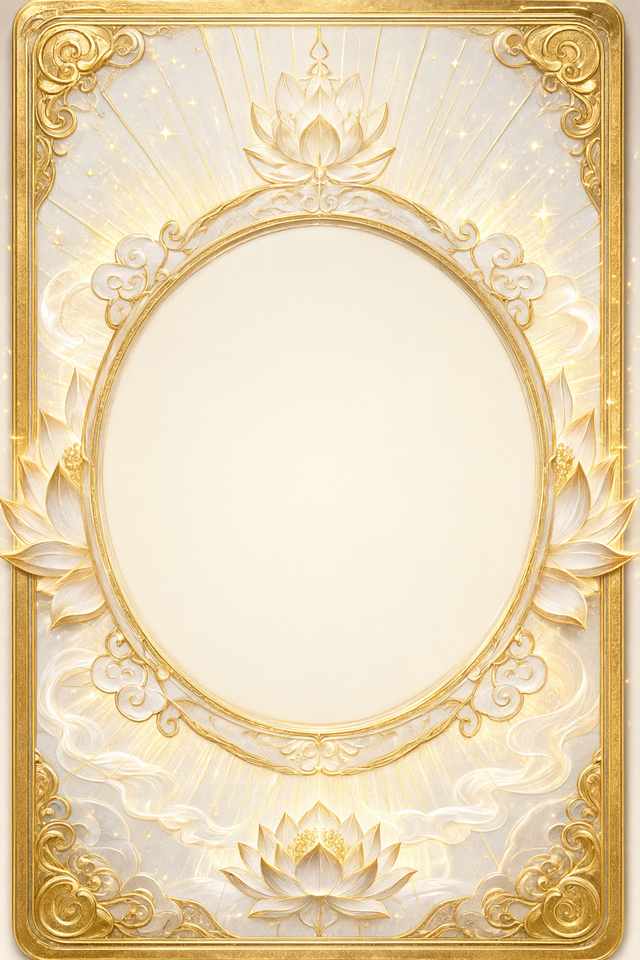
#> input picture tools/talisman_card_src/talisman_card_metal.png, 640 x 960 px, given in place of plain_bg.png, which was not available
$ python build_missing_holo_cards.py
#> lines starting #> are read from the running program, lines starting #| are printed output that depends on the picture; after the words box and inside, x2 and y2 are one past the last pixel; in counts of white or black regions, pixels touching at a corner belong together
#> further down, PLAIN_BG is the input picture: PIL image 640x960 RGB; mean R, G, B 233, 214, 178.9
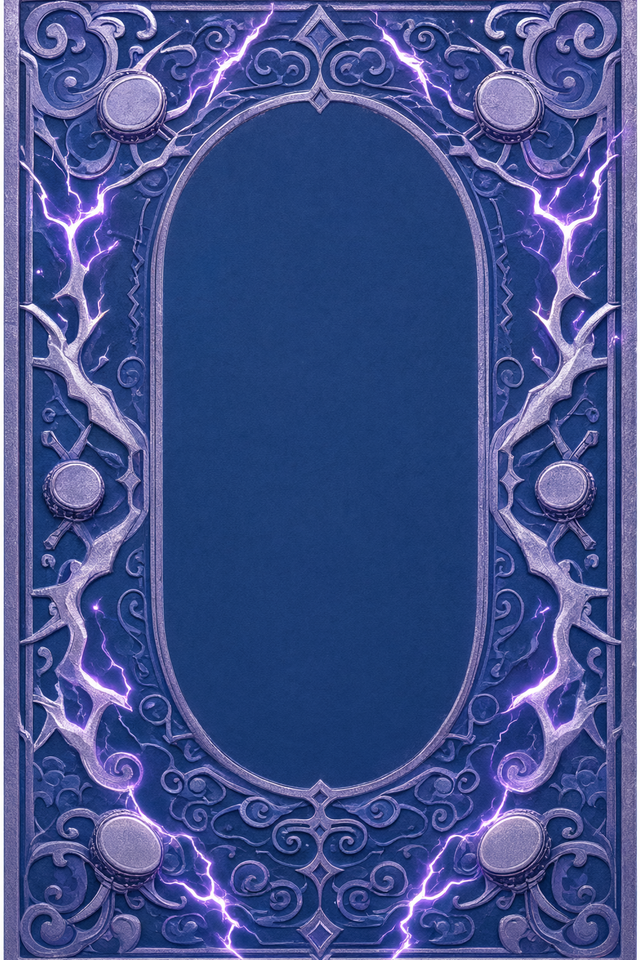
#> input picture tools/talisman_card_src/talisman_card_thunder.png, 640 x 960 px, given in place of boss_lizhao.png, which was not available
### tools/build_plain_holo_cards.py
"""Batch the approved no-background holo standard for all tower bosses.

Character sources are the existing transparent boss art or ImageGen cutouts.
Lines are derived from alpha + luminance edges and tuned to the 虎妖 standard's
mean coverage (~21/255) with a 20% 1px dilation.

Staging only: writes art/lines/previews under output/plain_holo_stage.
"""
from __future__ import annotations

import sys
from pathlib import Path

import numpy as np
from PIL import Image, ImageDraw
from scipy.ndimage import (
    binary_dilation, binary_erosion, distance_transform_edt, gaussian_filter,
    label, maximum_filter, sobel,
)

ROOT = Path(__file__).resolve().parents[1]
STAGE = ROOT / "output" / "plain_holo_stage"
STAGE.mkdir(parents=True, exist_ok=True)
W, H = 640, 960
MAX_W, MAX_H, FEET_Y = 600, 749, 893
CARD_BG = ROOT / "assets" / "ui" / "codex" / "holo" / "plain_bg.png"

VIBE = ROOT / "vibe_images"
SOURCES = {
    "boss_01": (ROOT / "assets" / "ui" / "codex" / "holo" / "boss_01_art.png", "alpha"),
    "boss_jianke": (VIBE / "boss_jianke_plain_art_1793225560372_56c00b51.png", "white"),
    "boss_liangyi": (VIBE / "boss_liangyi_plain_art_1793225729778_0159af3b.png", "alpha"),
    "boss_dingzhen": (VIBE / "boss_dingzhen_plain_art_1793225777029_4954803b.png", "white_soft"),
    "boss_qijun": (VIBE / "boss_qijun_plain_art_1793225708205_e844b3be.png", "alpha"),
    "boss_heiliao": (VIBE / "boss_heiliao_plain_art_1793225794524_d4ffb967.png", "alpha"),
}
MAX_WIDTH = {"boss_heiliao": 620, "boss_daoke": 640}
# 气君的云脚在场景层里已经并回人物，直接复用场景角色；先反解场景调色，
# 再走标准版自己的 0.52/1.05 分级，避免压两遍。
SCENE_REUSE = {
    "boss_qijun": (ROOT / "assets" / "ui" / "codex" / "holo" / "boss_02_c_art.png", 0.74, 1.0),
}
# Light-robed characters need a darker base under the legacy HDR glow, otherwise
# the white robe clips and swallows the etched lines. Gain, then gamma.
GRADE = {
    "boss_jianke": (0.62, 1.05),
    "boss_qijun": (0.52, 1.05),
    "boss_liangyi": (0.88, 1.0),
    "boss_dingzhen": (0.95, 1.0),
    "boss_heiliao": (0.95, 1.0),
    "boss_01": (1.0, 1.0),
}


def smoothstep(a: float, b: float, x: np.ndarray) -> np.ndarray:
    t = np.clip((x - a) / max(b - a, 1e-6), 0.0, 1.0)
    return t * t * (3.0 - 2.0 * t)


# [75 lines left out: functions key_magenta, key_white_connected, key_white_soft, feather_bottom, not called in this run]


def place_on_card(art: Image.Image, max_w: int = MAX_W) -> Image.Image:
#> called with max_w = 600
    alpha = np.asarray(art.getchannel("A"))
#> alpha: shape (960, 640); every value is 255
    ys, xs = np.where(alpha > 8)
    if len(xs) == 0:
        raise ValueError("empty character alpha")
    x0, x1 = int(xs.min()), int(xs.max()) + 1
#> x0 = 0; x1 = 640
    y0, y1 = int(ys.min()), int(ys.max()) + 1
#> y0 = 0; y1 = 960
    crop = art.crop((x0, y0, x1, y1))
    scale = min(max_w / crop.width, MAX_H / crop.height)
#> scale = 0.78
    size = (max(1, round(crop.width * scale)), max(1, round(crop.height * scale)))
#> size = (499, 749)
    crop = crop.resize(size, Image.LANCZOS)
    canvas = Image.new("RGBA", (W, H), (0, 0, 0, 0))
#> canvas: PIL image 640x960 RGBA; every value is 0
    canvas.alpha_composite(crop, (round(W / 2 - size[0] / 2), FEET_Y - size[1]))
    return canvas


def make_lines(art: Image.Image, target_mean: float = 21.0) -> Image.Image:
#> called with target_mean = 24
    arr = np.asarray(art).astype(np.float32) / 255.0
    rgb, al = arr[..., :3], arr[..., 3]
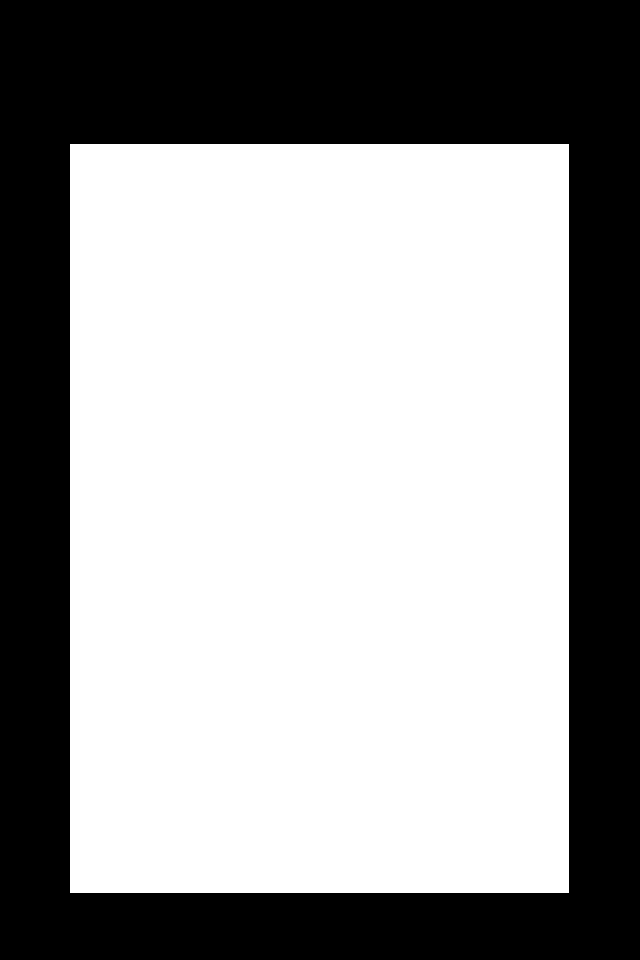
#> al: shape (960, 640) float32; values 0 (black) and 1 (white), 60.8% white; 1 black region, box (x1, y1, x2, y2) and area: (0, 0, 640, 960) 240649
    lum = 0.299 * rgb[..., 0] + 0.587 * rgb[..., 1] + 0.114 * rgb[..., 2]

    def edge(field: np.ndarray) -> np.ndarray:
        return np.hypot(sobel(field, 0), sobel(field, 1))
#> returned value: shape (960, 640) float32

    fine = edge(gaussian_filter(lum, 0.65))
    broad = edge(gaussian_filter(lum, 1.7))
    high = np.abs(lum - gaussian_filter(lum, 2.6))
    sil = edge(al)
    e = np.maximum.reduce([fine, broad * 0.65, high * 0.9, sil * 1.4])
    e *= smoothstep(0.06, 0.28, al)
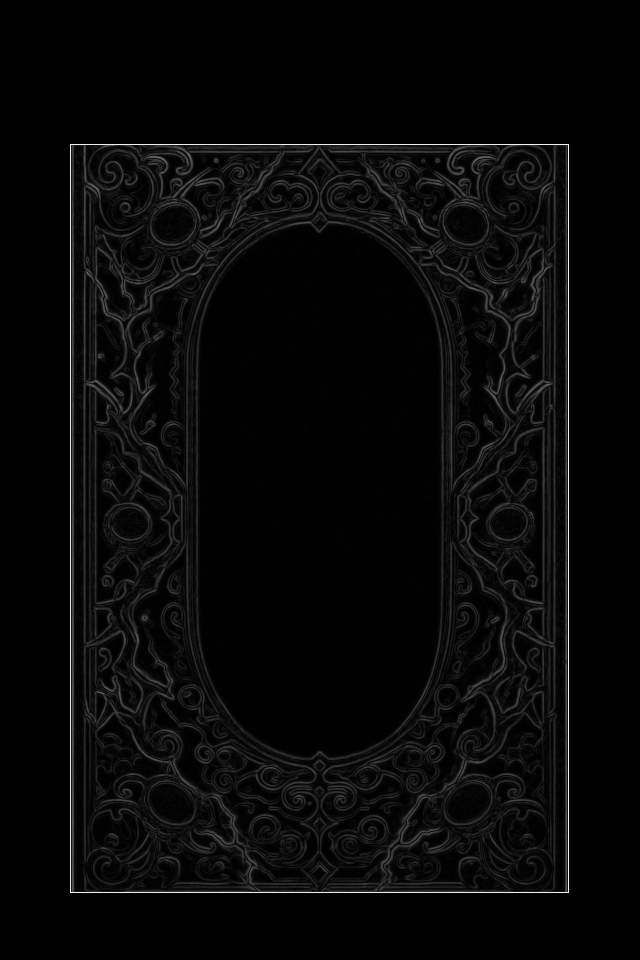
#> e: shape (960, 640) float32; min 0, max 5.94, mean 0.196; drawn with min black and max white
    valid = e[al > 0.2]
    if valid.size == 0:
        return Image.new("L", (W, H), 0)

    best_m = None
    best_err = 1e9
    for pct in np.arange(60.0, 93.0, 1.0):
        p = float(np.percentile(valid, pct))
        m = smoothstep(p * 0.45, p * 1.25, e) * al
        m = 0.8 * m + 0.2 * maximum_filter(m, size=3)
        m *= smoothstep(0.03, 0.2, al)
        err = abs(float(m.mean() * 255.0) - target_mean)
        if err < best_err:
            best_err, best_m = err, m
#> this loop made 33 passes
#> (p, err, best_err) on passes 1 to 12: (0.217, 49.53, 49.53), (0.226, 48.13, 48.13), (0.236, 46.72, 46.72), (0.246, 45.33, 45.33), (0.257, 43.92, 43.92), (0.269, 42.46, 42.46), (0.281, 40.98, 40.98), (0.293, 39.48, 39.48), (0.307, 38.01, 38.01), (0.321, 36.5, 36.5), (0.335, 35.01, 35.01), (0.351, 33.51, 33.51)
#> pass 1, in make_lines, `m *= smoothstep(0.03, 0.2, al)`:
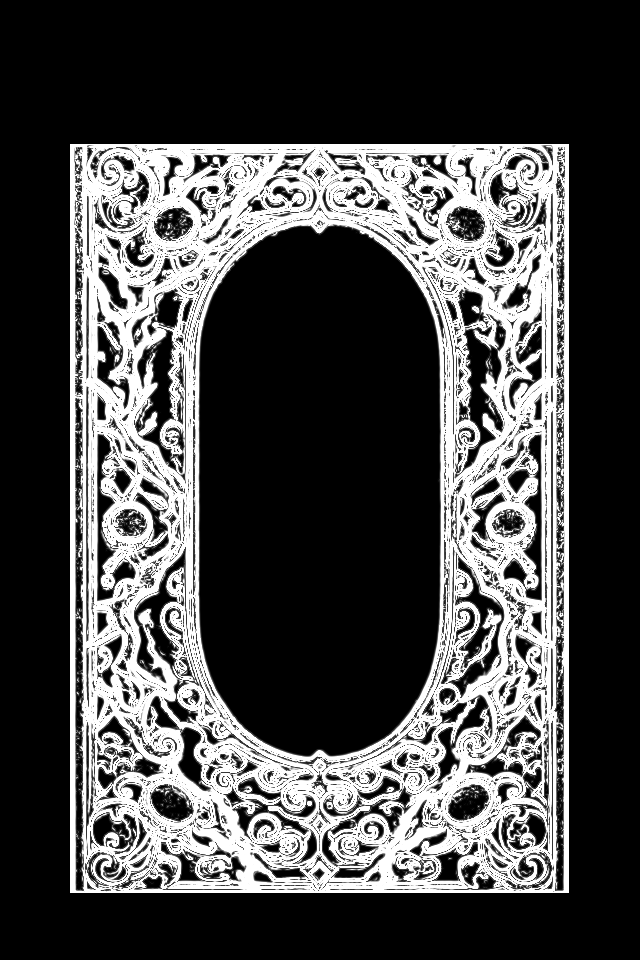
#> m: shape (960, 640) float32; min 0, max 1, mean 0.288
#> after the loop:
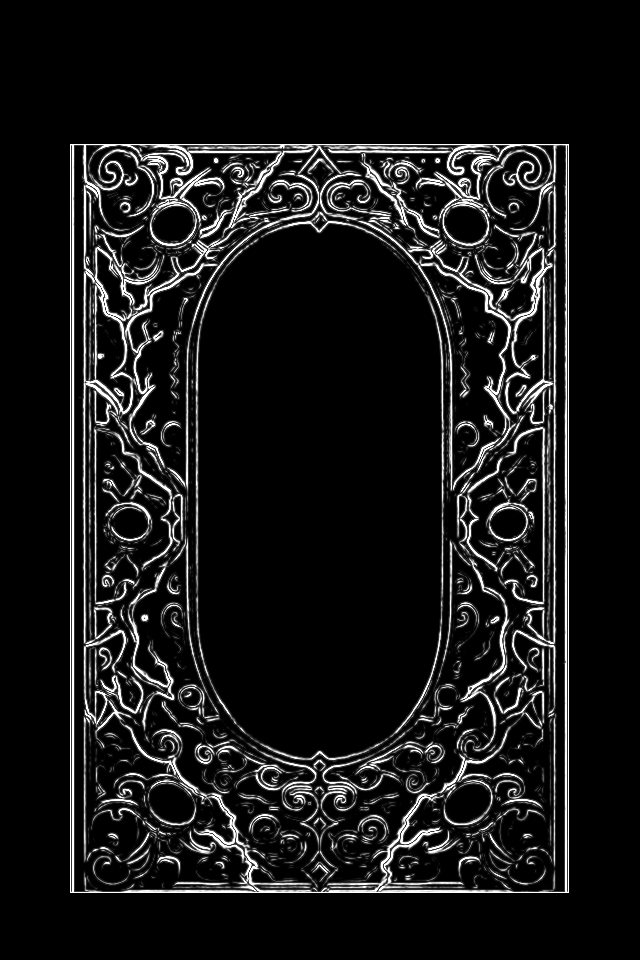
#> best_m: shape (960, 640) float32; min 0, max 1, mean 0.0914
#> after the loop, best_err = 0.683
    out = (np.clip(best_m, 0.0, 1.0) * 255.0 + 0.5).astype(np.uint8)
#> in prepare_bg, im is the input picture: PIL image 640x960 RGB; mean R, G, B 66.3, 81.3, 139.5
    return Image.fromarray(out, "L")


def grade_art(art: Image.Image, gain: float, gamma: float) -> Image.Image:
    arr = np.asarray(art).astype(np.float32) / 255.0
    rgb = np.clip((arr[..., :3] ** gamma) * gain, 0.0, 1.0)
    return Image.fromarray((np.dstack([rgb, arr[..., 3]]) * 255.0 + 0.5).astype(np.uint8), "RGBA")


# [52 lines left out: function main, not called in this run]


# [2 lines that do not run on import are left out]

### tools/build_core_holo_cards.py
"""Build first-pass holo card assets for the three mainland core bosses.

Inputs:
  - transparent character cutouts from vibe_images (cel / boss art)
  - empty core-arena plates from output/core_holo_bg_*.png (see shot_core_holo_bg)

Outputs (assets/ui/codex/holo):
  world_core_<tag>_art.png   640x960 transparent character
  world_core_<tag>_lines.png 640x960 etched line layer
  world_core_<tag>_bg.png    640x960 empty scene plate

Also writes previews + `output/core_holo_contact.png` for art review.
"""
from __future__ import annotations

import sys
from pathlib import Path

import numpy as np
from PIL import Image, ImageDraw, ImageFilter

sys.path.insert(0, str(Path(__file__).resolve().parent))
from scipy.ndimage import gaussian_filter, label  # noqa: E402

from build_plain_holo_cards import (  # noqa: E402
    ROOT, W, H, FEET_Y, place_on_card, make_lines, grade_art,
)

HOLO = ROOT / "assets" / "ui" / "codex" / "holo"
PLAIN_BG = HOLO / "plain_bg.png"
OUT = ROOT / "output"

CARDS = {
    "lianqi": {
        "art": ROOT / "vibe_images" / "ape_qinglan_sprite_cel_1793197036704_f9b80b68.png",
        "bg": OUT / "core_holo_bg_lianqi.png",
        "accent": (150, 190, 120),
        "max_w": 590,
        "grade": (0.98, 1.0),
        "shadow": 0.30,
    },
    "zhuji": {
        "art": ROOT / "vibe_images" / "cangjiao_cel_v2_1793214583012_097dab94.png",
        "bg": OUT / "core_holo_bg_zhuji.png",
        "accent": (130, 200, 170),
        "max_w": 590,
        "grade": (0.96, 1.0),
        "shadow": 0.30,
    },
    "jiedan": {
        "art": ROOT / "vibe_images" / "qilin_boss_art_1793269592016_72cf4aa7.png",
        "bg": OUT / "core_holo_bg_jiedan.png",
        "accent": (230, 150, 80),
        "max_w": 600,
        "grade": (1.0, 1.0),
        "shadow": 0.26,
    },
    "shihou": {
        # 已拆好的透明立绘；原地保留白色边光，不再二次键底
        "art": ROOT / "assets" / "characters" / "boss" / "shihou.png",
        "bg": ROOT / "vibe_images" / "shihou_card_bg_empty_1793462829560_2931861a.png",
        "bg_trim_bottom": 180,
        "accent": (105, 215, 205),
        "max_w": 600,
        "grade": (1.02, 1.0),
        "shadow": 0.28,
        # 已拆好的透明立绘，不再键底
        "already_keyed": True,
        # 原立绘带一圈奶油色外发光，放到深色卡面上会像贴纸白边；只压卡面层，不动游戏内立绘
        "clean_halo": True,
    },
}


# [53 lines left out: functions key_magenta_clean, clean_halo, crop_bg, not called in this run]


def add_contact_shadow(bg: Image.Image, art: Image.Image, feet_y: int, strength: float) -> Image.Image:
#> called with feet_y = 893, strength = 0.3
    if strength <= 0.0:
        return bg
    alpha = np.asarray(art.getchannel("A"))
    band = alpha[max(0, feet_y - 40):feet_y - 2]
#> band: shape (38, 640); 78% white; 2 black regions, box (x1, y1, x2, y2) and area: (569, 0, 640, 38) 2698, (0, 0, 70, 38) 2660
    ys, xs = np.where(band > 32)
#> ys = 18962 values from 0 to 37; xs = 18962 values, max 568 at index 498, min 70 at index 0, mean 319
    if len(xs) < 40:
        ys, xs = np.where(alpha > 32)
    cx = float(xs.mean())
#> cx = 319
    spread = float(xs.max() - xs.min() + 1) if len(xs) > 0 else 300.0
#> spread = 499
    half_w = max(80.0, spread * 0.52)
#> half_w = 259.5
    yy, xx = np.mgrid[0:H, 0:W].astype(np.float32)
    ell = ((xx - cx) / half_w) ** 2 + ((yy - (feet_y - 4)) / 20.0) ** 2
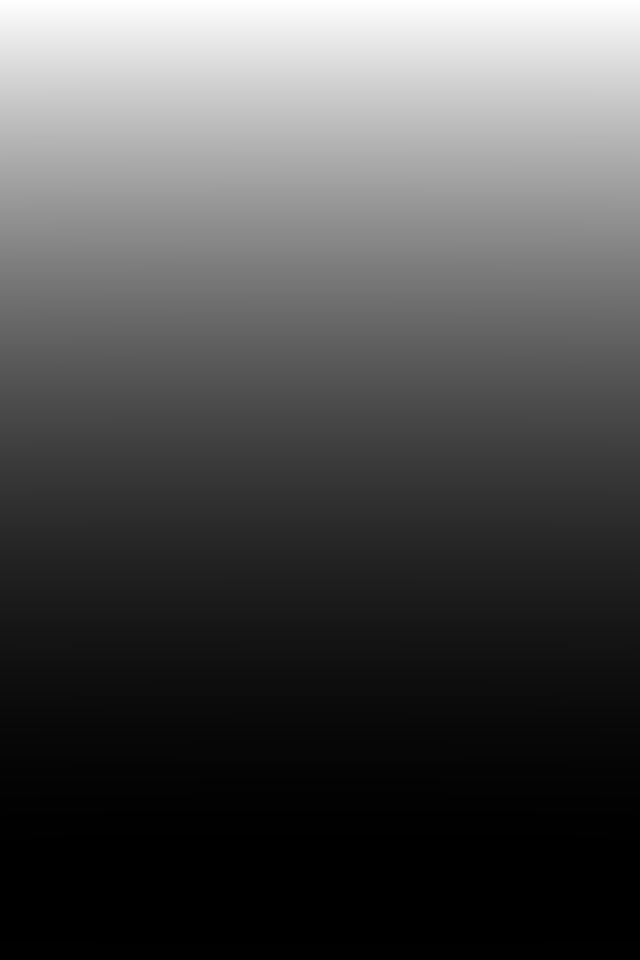
#> ell: shape (960, 640) float32; min 0, max 1977.3, mean 611.7; drawn with min black and max white
    mask = np.clip(1.0 - ell, 0.0, 1.0) ** 1.4
    mask = np.asarray(Image.fromarray((mask * 255).astype(np.uint8)).filter(
        ImageFilter.GaussianBlur(5.0))).astype(np.float32) / 255.0
    arr = np.asarray(bg).astype(np.float32)
#> arr: shape (960, 640, 3) float32
    arr *= (1.0 - strength * mask)[..., None]
#> arr: shape (960, 640, 3) float32; mean R, G, B 66.1, 81, 139
    return Image.fromarray(np.clip(arr, 0, 255).astype(np.uint8), "RGB")
#> returned value: PIL image 640x960 RGB


def composite(bg: Image.Image, art: Image.Image, lines: Image.Image) -> Image.Image:
    arr = np.asarray(bg).astype(np.float32)
    a = np.asarray(art).astype(np.float32) / 255.0
    rgb, al = a[..., :3], a[..., 3]
    base = arr * (1.0 - al[..., None]) + rgb * 255.0 * al[..., None]
    lm = np.asarray(lines).astype(np.float32) / 255.0
    xs = np.linspace(0.0, 1.0, W, dtype=np.float32)[None, :, None]
    spec = 0.52 + 0.48 * np.cos(6.28318 * (xs * 1.4 + np.array([0.0, 0.33, 0.67], dtype=np.float32)))
    return Image.fromarray(
        np.clip(base + spec * lm[..., None] * 2.1 * 255.0, 0, 255).astype(np.uint8), "RGB")


# [35 lines left out: function main, not called in this run]


# [2 lines that do not run on import are left out]

### tools/build_missing_holo_cards.py
"""补齐离照 / 晏无咎的华彩卡（有背景 + 无背景纯华彩）。

复用已有卡包管线：
  - 角色层：assets/characters/boss/boss_lizhao.png / boss_wujiu.png（透明立绘）
  - 背景层：ImageGen 按原卡面重绘的无人物竖图
  - 线条层：build_plain_holo_cards.make_lines（虎妖标准，mean~24）
  - 接触影 / 合成预览：build_core_holo_cards 的同口径函数

输出到 assets/ui/codex/holo/：
  boss_03_b_art.png / boss_03_b_lines.png / boss_03_b_bg.png
  boss_03_c_art.png / boss_03_c_lines.png / boss_03_c_bg.png
普通卡 / 纯华彩共用同一套 art + lines（和三位大陆首领一致）。
"""
from __future__ import annotations

import sys
from pathlib import Path

import numpy as np
from PIL import Image
from scipy.ndimage import binary_dilation, gaussian_filter, label

sys.path.insert(0, str(Path(__file__).resolve().parent))
from build_plain_holo_cards import (  # noqa: E402
    ROOT, W, H, FEET_Y, make_lines, grade_art, place_on_card,
)
from build_core_holo_cards import add_contact_shadow, composite  # noqa: E402

HOLO = ROOT / "assets" / "ui" / "codex" / "holo"
OUT = ROOT / "output"
PLAIN_BG = Image.open(HOLO / "plain_bg.png").convert("RGB")

CARDS = {
    "boss_03_b": {
        "art": ROOT / "assets" / "characters" / "boss" / "boss_lizhao.png",
        "bg": ROOT / "vibe_images" / "lizhao_holo_bg_raw_1793315351652_6b01a12f.png",
        "grade": (0.98, 1.0),
        "max_w": 600,
        "shadow": 0.30,
        "label": "离照",
    },
    "boss_03_c": {
        "art": ROOT / "assets" / "characters" / "boss" / "boss_wujiu.png",
        # 背景保留烟雾 / 余烬 / 地面，三灾环移到角色层，跟着人物一起视差
        "bg": ROOT / "vibe_images" / "wujiu_holo_bg_norings_raw_1793315737585_35349509.png",
        "rings_src": ROOT / "vibe_images" / "wujiu_holo_bg_raw_1793315375036_a05c2b61.png",
        "grade": (0.84, 1.02),
        "max_w": 590,
        "shadow": 0.26,
        "label": "晏无咎",
    },
}


def extract_rings(cur_path: Path, no_path: Path) -> Image.Image:
    """从「有环」和「无环」两张同构图里抠出三灾环，连同环周薄雾一起带进角色层。"""
    cur = Image.open(cur_path).convert("RGB")
    no = Image.open(no_path).convert("RGB")
    if no.size != cur.size:
        no = no.resize(cur.size, Image.LANCZOS)
    a = np.asarray(cur).astype(np.float32)
    b = np.asarray(no).astype(np.float32)
    diff = np.sqrt(((a - b) ** 2).sum(axis=2))
    sat = np.asarray(cur.convert("HSV")).astype(np.float32)[..., 1]
    mask = (diff > 45.0) & (sat > 35.0)
    big = binary_dilation(mask, iterations=3)
    lab, n = label(big)
    keep = np.zeros_like(mask)
    if n:
        sizes = np.bincount(lab.ravel())
        for i in range(1, n + 1):
            if sizes[i] >= 4000:
                keep |= (lab == i) & mask
    core = keep.astype(np.float32)
    alpha = np.clip(core * 0.95 + gaussian_filter(core, 5.0) * 0.8, 0.0, 1.0)
    rgba = np.dstack([a / 255.0, alpha])
    out = Image.fromarray((rgba * 255.0 + 0.5).astype(np.uint8), "RGBA")
    out.save(OUT / "wujiu_rings_only.png")
    return out


def prepare_bg(path: Path) -> Image.Image:
    im = Image.open(path).convert("RGB")
    if im.size != (W, H):
        im = im.resize((W, H), Image.LANCZOS)
    return im


def main() -> None:
    for name, cfg in CARDS.items():
        raw = Image.open(cfg["art"]).convert("RGBA")
        art = place_on_card(raw, int(cfg["max_w"]))
        art = grade_art(art, *cfg["grade"])
        if cfg.get("rings_src"):
            rings = extract_rings(cfg["rings_src"], cfg["bg"]).resize((W, H), Image.LANCZOS)
            combined = rings.copy()
            combined.alpha_composite(art)
            art = combined
        lines = make_lines(art, target_mean=24.0)
        bg = prepare_bg(cfg["bg"])
        scene_bg = add_contact_shadow(bg, art, FEET_Y, float(cfg["shadow"]))

        art.save(HOLO / f"{name}_art.png")
        lines.save(HOLO / f"{name}_lines.png")
        bg.save(HOLO / f"{name}_bg.png")

        composite(scene_bg, art, lines).resize((330, 495), Image.LANCZOS).save(
            OUT / f"{name}_scene_preview.png")
        composite(PLAIN_BG, art, lines).resize((330, 495), Image.LANCZOS).save(
            OUT / f"{name}_plain_preview.png")
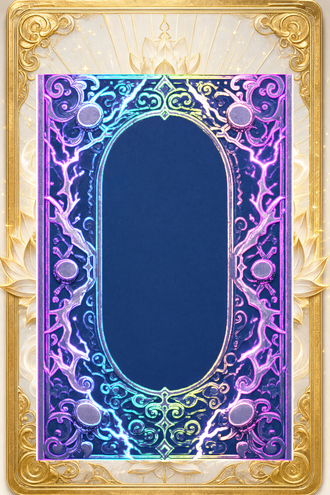
#> saved as boss_03_b_plain_preview.png: PIL image 330x495 RGB; mean R, G, B 141.7, 135.8, 153.7
        print(f"{cfg['label']}: {name} art {art.size} lines mean {np.asarray(lines).mean():.1f} "
              f"bg {bg.size} shadow {cfg['shadow']}")
#| 离照: boss_03_b art (640, 960) lines mean 23.3 bg (640, 960) shadow 0.3


if __name__ == "__main__":
#> (the run stopped early here; a loop or call above may not have finished)
